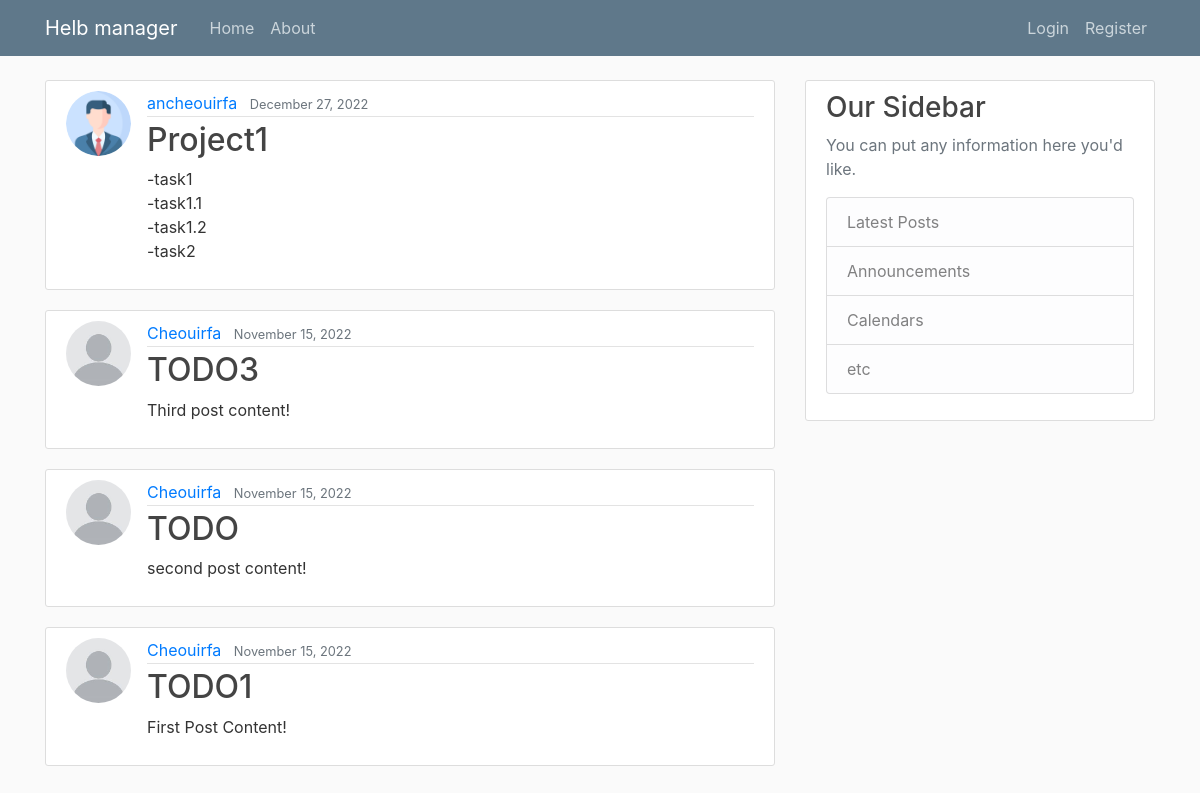
The page / on the database its author committed.
### Helbmanager/models.py (models this page shows, shortened)
class Post(models.Model):
    title = models.CharField(max_length=100)#create a title of max 100 caracter
    content = models.TextField()# the content is suposed to be a text
    date_posted = models.DateTimeField(default=timezone.now)#this show the date when the post was posted no parentheses cause don t need to call the function
    author = models.ForeignKey(User, on_delete=models.CASCADE)# if user is deleted his post will be deleted too

### users/models.py (models this page shows, shortened)
class Profile(models.Model):
    user = models.OneToOneField(User, on_delete=models.CASCADE)
    image = models.ImageField(default='default.jpg', upload_to='profile_pics')

### Helbmanager/views.py (the view)
# urls.py: path('', PostListView.as_view(), name='helbmanager-home'),
class PostListView(ListView):
    model = Post
    template_name = 'Helbmanager/home.html'
    context_object_name = 'posts'
    ordering = ['-date_posted']

### Helbmanager/templates/Helbmanager/home.html
{% extends "Helbmanager/base.html" %}
{% block content %}
 {% for post in posts %}
  <article class="media content-section">
      <img class="rounded-circle article-img" src="{{ post.author.profile.image.url }}">
   <div class="media-body">
     <div class="article-metadata">
       <a class="mr-2" href="#">{{ post.author }}</a>
       <small class="text-muted">{{ post.date_posted|date:"F d, Y"  }}</small>
     </div>
     <h2><a class="article-title" href="{% url 'post-detail' post.id %}">{{ post.title }}</a></h2>
     <p class="article-content">{{ post.content }}</p>
   </div>
 </article>
 {% endfor %}
{% endblock content %}

### Helbmanager/templates/Helbmanager/base.html (shortened to what this page needs)
{% load static %}
<doctype html>
<html lang="en">
<head>
    <link rel="stylesheet" href="https://cdn.jsdelivr.net/npm/bootstrap@4.0.0/dist/css/bootstrap.min.css">
    <link rel="stylesheet" type="text/css" href="{% static 'Helbmanager/main.css' %}">
</head>
<body>
<header class="site-header">
  <nav class="navbar navbar-expand-md navbar-dark bg-steel fixed-top">
    <div class="container">
      <a class="navbar-brand mr-4" href="{% url 'helbmanager-home' %}">Helb manager </a>
      <div class="collapse navbar-collapse" id="navbarToggle">
        <div class="navbar-nav mr-auto">
          <a class="nav-item nav-link" href="{% url 'helbmanager-home' %}">Home</a>
          <a class="nav-item nav-link" href="{% url 'helbmanager-about' %}">About</a>
        </div>
        <div class="navbar-nav">
            {% if user.is_authenticated %}
              <a class="nav-item nav-link" href="{% url 'profile' %}">Profile</a>
              <a class="nav-item nav-link" href="{% url 'logout' %}">Logout</a>
            {% if user.is_superuser %}
              <a class="nav-item nav-link" href="{% url 'post-create' %}">New Project</a>
            {% endif %}
            {% else %}
              <a class="nav-item nav-link" href="{% url 'login' %}">Login</a>
              <a class="nav-item nav-link" href="{% url 'register' %}">Register</a>
            {% endif %}
        </div>
      </div>
    </div>
  </nav>
</header>
 <main role="main" class="container">
  <div class="row">
    <div class="col-md-8">
      {% block content %}{% endblock %}
    </div>
    <div class="col-md-4">
      <div class="content-section">
        <h3>Our Sidebar</h3>
        <p class='text-muted'>You can put any information here you'd like.
          <ul class="list-group">
            <li class="list-group-item list-group-item-light">Latest Posts</li>
            <li class="list-group-item list-group-item-light">Announcements</li>
            <li class="list-group-item list-group-item-light">Calendars</li>
            <li class="list-group-item list-group-item-light">etc</li>
          </ul>
        </p>
      </div>
    </div>
  </div>
</main>
</body>
</html>
</doctype>

### Helbmanager/static/Helbmanager/main.css (style rules this page uses)
body { background: #fafafa; color: #333333; margin-top: 5rem; }
h1, h2, h3, h4, h5, h6 { color: #444444; }
ul { margin: 0; }
.bg-steel { background-color: #5f788a; }
.site-header .navbar-nav .nav-link { color: #cbd5db; }
.content-section { background: #ffffff; padding: 10px 20px; border: 1px solid #dddddd; border-radius: 3px; margin-bottom: 20px; }
.article-title { color: #444444; }
.article-content { white-space: pre-line; }
.article-img { height: 65px; width: 65px; margin-right: 16px; }
.article-metadata { padding-bottom: 1px; margin-bottom: 4px; border-bottom: 1px solid #e3e3e3 }

### rows shown on the page
Post: author.profile.image (picture), author "ancheouirfa", date_posted "December 27, 2022", title "Project1", content "-task1 -task1.1 -task1.2 -task2"
Post: author.profile.image (placeholder picture), author "Cheouirfa", date_posted "November 15, 2022", title "TODO3", content "Third post content!"
Post: author.profile.image (placeholder picture), author "Cheouirfa", date_posted "November 15, 2022", title "TODO", content "second post content!"
Post: author.profile.image (placeholder picture), author "Cheouirfa", date_posted "November 15, 2022", title "TODO1", content "First Post Content!"
